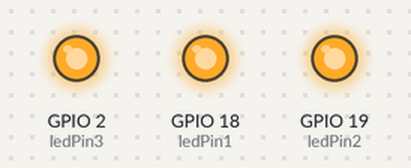
Simulated run of this sketch. Board: ESP32. Shown: output pins drawn as LEDs (lit = HIGH).

Above: at 0.1 s.
At 0.3 s:
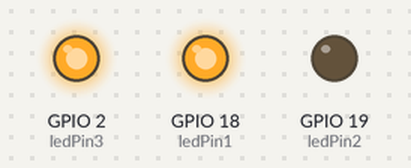
At 0.9 s:
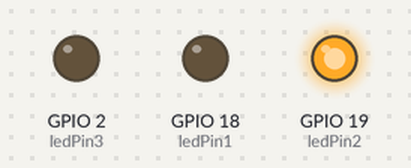
At 1.5 s:
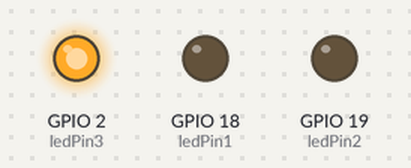
At 2.5 s:
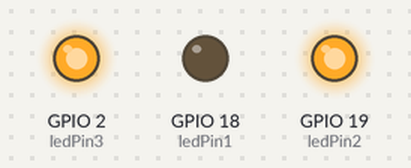
At 3.5 s:
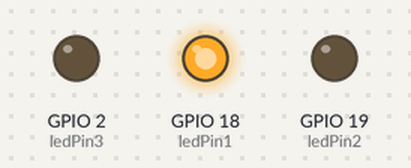
Timing chart, 0 to 3.8 s (numbered marks = the images above):
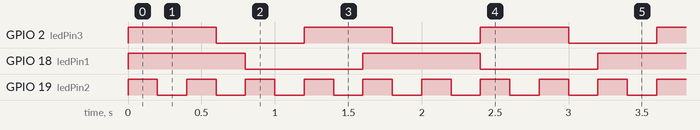

Measured:
- by itself, GPIO 2 (ledPin3): alternates HIGH for 0.60 s and LOW for 0.60 s
- by itself, GPIO 18 (ledPin1): alternates HIGH for 0.80 s and LOW for 0.80 s
- by itself, GPIO 19 (ledPin2): alternates HIGH for 0.20 s and LOW for 0.20 s

The sketch:

esp32_blink_ledRGB.ino
```cpp
const int ledPin1 = 18;
const int ledPin2 = 19;
const int ledPin3 = 2;

TaskHandle_t Task1_handle;
TaskHandle_t Task2_handle;

void task1(void * parameters){
  for(;;){
  digitalWrite(ledPin2, !digitalRead(ledPin2));
    vTaskDelay(200 / portTICK_PERIOD_MS);
  }
}

void task2(void * parameters){
  for(;;){
  digitalWrite(ledPin3, !digitalRead(ledPin3));
    vTaskDelay(600 / portTICK_PERIOD_MS);
  }
}

void setup() {
  pinMode(ledPin1, OUTPUT);
  pinMode(ledPin2, OUTPUT);
  pinMode(ledPin3, OUTPUT);
  xTaskCreatePinnedToCore(task1, "Task 1", 1000, NULL, 1, &Task1_handle, 0);
  xTaskCreatePinnedToCore(task2, "Task 2", 1000, NULL, 1, &Task2_handle, 1);
}

void loop() {
  digitalWrite(ledPin1, !digitalRead(ledPin1));
  delay(800);
}
```
